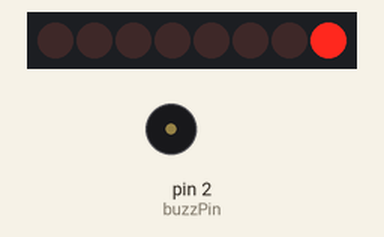
Recording of a sketch running on a simulated Arduino Uno, built with avr-gcc and run on an emulated ATmega328P. Shown: 8 shift-register outputs drawn as a row of LEDs (first output left, lit = HIGH), buzzer (waves = sounding, pin HIGH). Wiring (inferred from the names in the program): shift register (74HC595): data pin 11; shift clock pin 12; latch pin 8. Wiring (inferred from the signals the program sends): row of LEDs: on Q0, Q1, Q2, Q3, Q4, Q5, Q6, Q7. Pins used as bus, display or sensor lines are not drawn.

Above: at 1.1 s.
At 5.1 s:
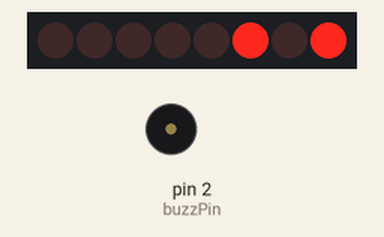
At 10.2 s:
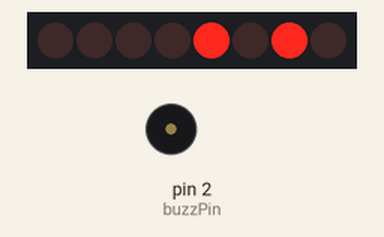
At 19.3 s:
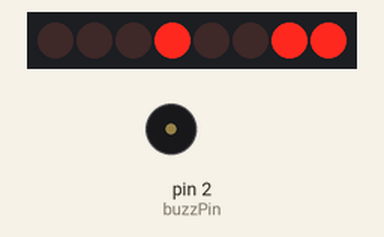
At 28.3 s:
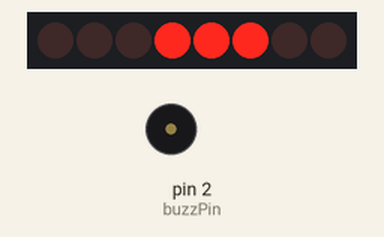
At 38.4 s:
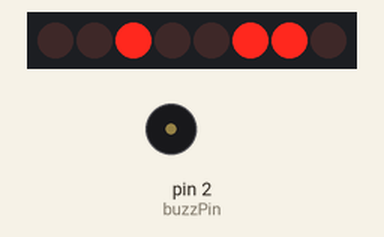
Timing chart, 0 to 40.0 s (numbered marks = the images above):
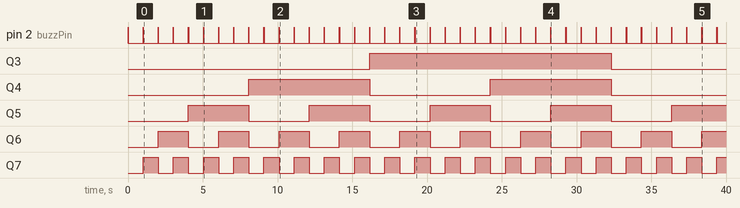

Measured:
- by itself, pin 2 (buzzPin): alternates HIGH for 0.01 s and LOW for 1.0 s
- by itself, Q3: LOW → HIGH at 16.2 s, → LOW 16.2 s later
- by itself, Q4: alternates HIGH for 8.1 s and LOW for 8.1 s
- by itself, Q5: alternates HIGH for 4.0 s and LOW for 4.0 s
- by itself, Q6: alternates HIGH for 2.0 s and LOW for 2.0 s
- by itself, Q7: alternates HIGH for 1.0 s and LOW for 1.0 s

The sketch:

8-bit-counter-led.ino
```cpp
#define latchPin 8 // Pin 8 is connected to the latch pin (`ST_CP`) of the shift register.
#define clockPin 12 // Pin 12 is connected to the clock pin (`SH_CP`) of the shift register.
#define dataPin 11 // Pin 11 is connected to the data pin of the shift register.
#define buzzPin 2 // Pin 2 is connected to the buzzer.

int ledDelay = 1000; // The delay between each LED being turned on.

void setup() {
   pinMode(latchPin, OUTPUT); // Set the latch pin as an output.
   pinMode(clockPin, OUTPUT); // Set the clock pin as an output.
   pinMode(dataPin, OUTPUT); // Set the data pin as an output.

   pinMode(buzzPin, OUTPUT); // Set the buzzer pin as an output.
}

// Note the datatype of `dataOut` is a byte, since 1 byte = 8 bits.
void shiftOut(byte dataOut) {
   // Shift out 8 bits LSB first, on the rising edge of the clock.
   // Note that the clock pin is left low at the end of the function.

   // Initialize a boolean `pinState` to keep track of the current pin state.
   boolean pinState;

   // Clear shift register.
   digitalWrite(dataPin, LOW); // Set data pin low.
   digitalWrite(clockPin, LOW); // Set the clock pin low.

   // Shift out the data.
   // We want to send out a bit for each bit in `dataOut`.
   // Therefore we need to loop 8 times.
   for (int i = 0; i < 8; i++) {
      digitalWrite(clockPin, LOW); // Set the clock pin low before sending out a bit.

      // If the value of `dataOut` AND a `bitmask` result is true, set the pin to high.
      // Keep in mind that the `&` is a bitwise AND operation.
      if (dataOut & (1 << i)) {
         pinState = HIGH;
      } else {
         pinState = LOW;
      }

      // Set the data pin to the value of `pinState`.
      digitalWrite(dataPin, pinState);

      // Set the clock pin high to signal that the bit is sent.
      digitalWrite(clockPin, HIGH);
   }

   // Stop shifting out data.
   digitalWrite(clockPin, LOW); // Set the clock pin low.
}

void loop() {
   // Count from 0 to 255.
   for (int i = 0; i < 256; i++) {
      // Set the latch pin low to allow data flow.
      digitalWrite(latchPin, LOW);

      // Use our `shiftOut` method to shift out the data.
      // This is will basically do the same as the built-in `shiftOut`
      // method when we use the `MSBFIRST` option.
      shiftOut(i);

      // Set the latch pin high to stop data flow.
      digitalWrite(latchPin, HIGH);

      // Power the buzzer for a short time.
      // THIS ISN'T NECESSARY, BUT IT MAKES THE EXPERIENCE MORE FUN!
      // SO DEEL WITH IT!
      digitalWrite(buzzPin, HIGH);
      delay(10);
      digitalWrite(buzzPin, LOW);

      // Wait for the next LED to be turned on.
      delay(ledDelay);
   }
}
```
